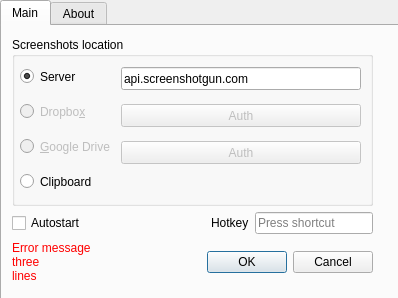
<?xml version="1.0" encoding="UTF-8"?>
<ui version="4.0">
 <class>Settings</class>
 <widget class="QDialog" name="Settings">
  <property name="geometry">
   <rect>
    <x>0</x>
    <y>0</y>
    <width>398</width>
    <height>298</height>
   </rect>
  </property>
  <property name="sizePolicy">
   <sizepolicy hsizetype="Preferred" vsizetype="Expanding">
    <horstretch>0</horstretch>
    <verstretch>0</verstretch>
   </sizepolicy>
  </property>
  <property name="windowTitle">
   <string>Settings</string>
  </property>
  <widget class="QTabWidget" name="tabWidget">
   <property name="geometry">
    <rect>
     <x>0</x>
     <y>0</y>
     <width>401</width>
     <height>301</height>
    </rect>
   </property>
   <property name="currentIndex">
    <number>0</number>
   </property>
   <widget class="QWidget" name="tab">
    <attribute name="title">
     <string>Main</string>
    </attribute>
    <widget class="QWidget" name="layoutWidget">
     <property name="geometry">
      <rect>
       <x>10</x>
       <y>11</y>
       <width>361</width>
       <height>251</height>
      </rect>
     </property>
     <layout class="QVBoxLayout" name="verticalLayout_4">
      <item>
       <widget class="QGroupBox" name="groupBox">
        <property name="sizePolicy">
         <sizepolicy hsizetype="Preferred" vsizetype="MinimumExpanding">
          <horstretch>0</horstretch>
          <verstretch>0</verstretch>
         </sizepolicy>
        </property>
        <property name="maximumSize">
         <size>
          <width>16777215</width>
          <height>169</height>
         </size>
        </property>
        <property name="title">
         <string>Screenshots location</string>
        </property>
        <widget class="QWidget" name="layoutWidget1">
         <property name="geometry">
          <rect>
           <x>8</x>
           <y>22</y>
           <width>341</width>
           <height>143</height>
          </rect>
         </property>
         <layout class="QHBoxLayout" name="horizontalLayout_3">
          <item>
           <layout class="QVBoxLayout" name="verticalLayout">
            <property name="spacing">
             <number>6</number>
            </property>
            <item>
             <widget class="QRadioButton" name="radioButtonServer">
              <property name="minimumSize">
               <size>
                <width>0</width>
                <height>23</height>
               </size>
              </property>
              <property name="text">
               <string>Server</string>
              </property>
              <property name="checked">
               <bool>true</bool>
              </property>
             </widget>
            </item>
            <item>
             <widget class="QRadioButton" name="radioButtonDropbox">
              <property name="enabled">
               <bool>false</bool>
              </property>
              <property name="minimumSize">
               <size>
                <width>0</width>
                <height>23</height>
               </size>
              </property>
              <property name="text">
               <string>Dropbo&amp;x</string>
              </property>
             </widget>
            </item>
            <item>
             <widget class="QRadioButton" name="radioButtonGoogle">
              <property name="enabled">
               <bool>false</bool>
              </property>
              <property name="minimumSize">
               <size>
                <width>0</width>
                <height>23</height>
               </size>
              </property>
              <property name="text">
               <string>&amp;Google Drive</string>
              </property>
             </widget>
            </item>
            <item>
             <widget class="QRadioButton" name="radioButtonClipboard">
              <property name="enabled">
               <bool>true</bool>
              </property>
              <property name="minimumSize">
               <size>
                <width>0</width>
                <height>23</height>
               </size>
              </property>
              <property name="text">
               <string>Clipboard</string>
              </property>
             </widget>
            </item>
           </layout>
          </item>
          <item>
           <layout class="QVBoxLayout" name="verticalLayout_6">
            <property name="spacing">
             <number>6</number>
            </property>
            <item>
             <widget class="QLineEdit" name="serverEdit">
              <property name="maximumSize">
               <size>
                <width>16777215</width>
                <height>23</height>
               </size>
              </property>
              <property name="text">
               <string>api.screenshotgun.com</string>
              </property>
              <property name="placeholderText">
               <string>Адрес сервера</string>
              </property>
             </widget>
            </item>
            <item>
             <widget class="QPushButton" name="authDropbox">
              <property name="enabled">
               <bool>false</bool>
              </property>
              <property name="maximumSize">
               <size>
                <width>16777215</width>
                <height>23</height>
               </size>
              </property>
              <property name="text">
               <string>Auth</string>
              </property>
             </widget>
            </item>
            <item>
             <widget class="QPushButton" name="authGoogle">
              <property name="enabled">
               <bool>false</bool>
              </property>
              <property name="maximumSize">
               <size>
                <width>16777215</width>
                <height>23</height>
               </size>
              </property>
              <property name="text">
               <string>Auth</string>
              </property>
             </widget>
            </item>
            <item>
             <spacer name="verticalSpacer">
              <property name="orientation">
               <enum>Qt::Vertical</enum>
              </property>
              <property name="sizeType">
               <enum>QSizePolicy::Maximum</enum>
              </property>
              <property name="sizeHint" stdset="0">
               <size>
                <width>20</width>
                <height>28</height>
               </size>
              </property>
             </spacer>
            </item>
           </layout>
          </item>
         </layout>
        </widget>
       </widget>
      </item>
      <item>
       <layout class="QHBoxLayout" name="horizontalLayout_2">
        <item>
         <widget class="QCheckBox" name="autoStartupCheckBox">
          <property name="sizePolicy">
           <sizepolicy hsizetype="Minimum" vsizetype="Fixed">
            <horstretch>0</horstretch>
            <verstretch>0</verstretch>
           </sizepolicy>
          </property>
          <property name="text">
           <string>Autostart</string>
          </property>
         </widget>
        </item>
        <item>
         <spacer name="horizontalSpacer">
          <property name="orientation">
           <enum>Qt::Horizontal</enum>
          </property>
          <property name="sizeHint" stdset="0">
           <size>
            <width>40</width>
            <height>20</height>
           </size>
          </property>
         </spacer>
        </item>
        <item>
         <widget class="QLabel" name="label_6">
          <property name="sizePolicy">
           <sizepolicy hsizetype="Minimum" vsizetype="Preferred">
            <horstretch>0</horstretch>
            <verstretch>0</verstretch>
           </sizepolicy>
          </property>
          <property name="text">
           <string>Hotkey</string>
          </property>
         </widget>
        </item>
        <item>
         <widget class="QKeySequenceEdit" name="keySequenceEdit">
          <property name="sizePolicy">
           <sizepolicy hsizetype="Preferred" vsizetype="Fixed">
            <horstretch>0</horstretch>
            <verstretch>0</verstretch>
           </sizepolicy>
          </property>
         </widget>
        </item>
       </layout>
      </item>
      <item>
       <layout class="QHBoxLayout" name="horizontalLayout">
        <item>
         <widget class="QLabel" name="errorLabel">
          <property name="enabled">
           <bool>true</bool>
          </property>
          <property name="sizePolicy">
           <sizepolicy hsizetype="Maximum" vsizetype="Preferred">
            <horstretch>0</horstretch>
            <verstretch>0</verstretch>
           </sizepolicy>
          </property>
          <property name="minimumSize">
           <size>
            <width>170</width>
            <height>45</height>
           </size>
          </property>
          <property name="maximumSize">
           <size>
            <width>16777215</width>
            <height>45</height>
           </size>
          </property>
          <property name="palette">
           <palette>
            <active>
             <colorrole role="WindowText">
              <brush brushstyle="SolidPattern">
               <color alpha="255">
                <red>255</red>
                <green>0</green>
                <blue>0</blue>
               </color>
              </brush>
             </colorrole>
            </active>
            <inactive>
             <colorrole role="WindowText">
              <brush brushstyle="SolidPattern">
               <color alpha="255">
                <red>255</red>
                <green>0</green>
                <blue>0</blue>
               </color>
              </brush>
             </colorrole>
            </inactive>
            <disabled>
             <colorrole role="WindowText">
              <brush brushstyle="SolidPattern">
               <color alpha="255">
                <red>190</red>
                <green>190</green>
                <blue>190</blue>
               </color>
              </brush>
             </colorrole>
            </disabled>
           </palette>
          </property>
          <property name="autoFillBackground">
           <bool>false</bool>
          </property>
          <property name="text">
           <string>Error message&lt;br&gt;three&lt;br&gt;lines</string>
          </property>
          <property name="wordWrap">
           <bool>true</bool>
          </property>
         </widget>
        </item>
        <item>
         <widget class="QDialogButtonBox" name="submitButtons">
          <property name="orientation">
           <enum>Qt::Horizontal</enum>
          </property>
          <property name="standardButtons">
           <set>QDialogButtonBox::Cancel|QDialogButtonBox::Ok</set>
          </property>
         </widget>
        </item>
       </layout>
      </item>
     </layout>
    </widget>
   </widget>
   <widget class="QWidget" name="tab_2">
    <property name="enabled">
     <bool>true</bool>
    </property>
    <attribute name="title">
     <string>About</string>
    </attribute>
    <widget class="QWidget" name="layoutWidget2">
     <property name="geometry">
      <rect>
       <x>10</x>
       <y>10</y>
       <width>300</width>
       <height>101</height>
      </rect>
     </property>
     <layout class="QVBoxLayout" name="verticalLayout_2">
      <item>
       <widget class="QLabel" name="label">
        <property name="text">
         <string>Website: &lt;a href=&quot;http://screenshotgun.com&quot;&gt;screenshotgun.com&lt;/a&gt;</string>
        </property>
        <property name="textFormat">
         <enum>Qt::AutoText</enum>
        </property>
        <property name="openExternalLinks">
         <bool>true</bool>
        </property>
       </widget>
      </item>
      <item>
       <widget class="QLabel" name="label_2">
        <property name="text">
         <string>Developer: &lt;a href=&quot;https://github.com/ismd&quot;&gt;Vladimir Kosteley&lt;/a&gt;</string>
        </property>
        <property name="openExternalLinks">
         <bool>true</bool>
        </property>
       </widget>
      </item>
      <item>
       <widget class="QLabel" name="label_3">
        <property name="text">
         <string>e-mail: &lt;a href=&quot;mailto:zzismd@gmail.com&quot;&gt;zzismd@gmail.com&lt;/a&gt;</string>
        </property>
        <property name="openExternalLinks">
         <bool>true</bool>
        </property>
       </widget>
      </item>
      <item>
       <widget class="QLabel" name="label_4">
        <property name="text">
         <string>Source code: &lt;a href=&quot;https://github.com/ismd/screenshotgun&quot;&gt;github.com/ismd/screenshotgun&lt;/a&gt;</string>
        </property>
        <property name="openExternalLinks">
         <bool>true</bool>
        </property>
       </widget>
      </item>
     </layout>
    </widget>
    <widget class="QWidget" name="layoutWidget3">
     <property name="geometry">
      <rect>
       <x>10</x>
       <y>120</y>
       <width>351</width>
       <height>121</height>
      </rect>
     </property>
     <layout class="QVBoxLayout" name="verticalLayout_3">
      <item>
       <widget class="QLabel" name="label_5">
        <property name="text">
         <string>Changelog:</string>
        </property>
       </widget>
      </item>
      <item>
       <widget class="QPlainTextEdit" name="changelogTextEdit">
        <property name="enabled">
         <bool>true</bool>
        </property>
        <property name="readOnly">
         <bool>true</bool>
        </property>
       </widget>
      </item>
     </layout>
    </widget>
   </widget>
  </widget>
 </widget>
 <resources/>
 <connections>
  <connection>
   <sender>submitButtons</sender>
   <signal>accepted()</signal>
   <receiver>Settings</receiver>
   <slot>accept()</slot>
   <hints>
    <hint type="sourcelabel">
     <x>248</x>
     <y>254</y>
    </hint>
    <hint type="destinationlabel">
     <x>157</x>
     <y>274</y>
    </hint>
   </hints>
  </connection>
  <connection>
   <sender>submitButtons</sender>
   <signal>rejected()</signal>
   <receiver>Settings</receiver>
   <slot>reject()</slot>
   <hints>
    <hint type="sourcelabel">
     <x>316</x>
     <y>260</y>
    </hint>
    <hint type="destinationlabel">
     <x>286</x>
     <y>274</y>
    </hint>
   </hints>
  </connection>
 </connections>
</ui>
